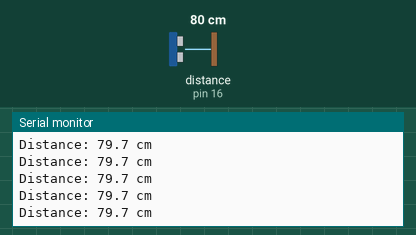
A sketch run on a simulated Arduino Uno, built with avr-gcc and run on an emulated ATmega328P. Shown: the last lines printed to the serial monitor. Wiring (inferred from the names in the program): ultrasonic range finder: trigger pin 17; echo pin 16. Inputs (shaded band) come from the test bench; at power-on: distance to the obstacle (sensor on pin 16) 80 cm. The echo pulse lasts 58.3 µs per cm.

Above: at 1.2 s.
1.3 s: distance to the obstacle (sensor on pin 16) set to 299 cm
At 1.62 s:
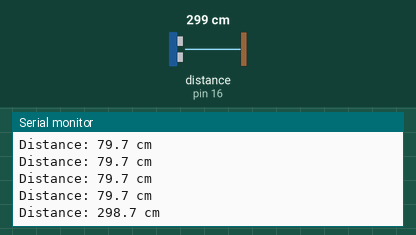
4.3 s: distance to the obstacle (sensor on pin 16) set to 2 cm
At 4.45 s:
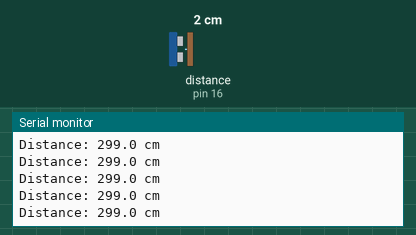
Timing chart, 0 to 7.3 s (numbered marks = the images above; inputs shaded):
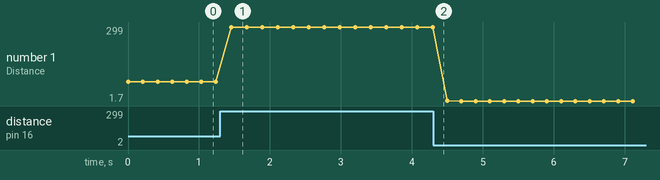

Measured:
- after the input at 1.3 s, the serial monitor: prints a new line after 0.16 s (image 1)
- plotted number 1: 79.7 → 299 after the input at 1.3 s, 299 → 1.7 after the input at 4.3 s

The sketch:

UltraSonicTesting.ino
```cpp
const int trigPin = 17;   // GPIO15
const int echoPin = 16;   // GPIO16

unsigned long duration;
float distanceCm;

void setup() {
  Serial.begin(9600);
  piniwitz:
  pinMode(trigPin, OUTPUT);
  pinMode(echoPin, INPUT);
  digitalWrite(trigPin, LOW);
}

void loop() {
  // trigger pulse
  digitalWrite(trigPin, LOW);
  delayMicroseconds(2);
  digitalWrite(trigPin, HIGH);
  delayMicroseconds(10);
  digitalWrite(trigPin, LOW);

  // read echo pulse width (timeout to prevent lockup)
  duration = pulseIn(echoPin, HIGH, 30000); // 30ms ~ 5m max

  if (duration == 0) {
    Serial.println("Out of range / no echo");
  } else {
    // distance = (duration * speed_of_sound) / 2
    distanceCm = (duration * 0.0343f) / 2.0f;
    Serial.print("Distance: ");
    Serial.print(distanceCm, 1);
    Serial.println(" cm");
  }

  delay(200);
}
```
